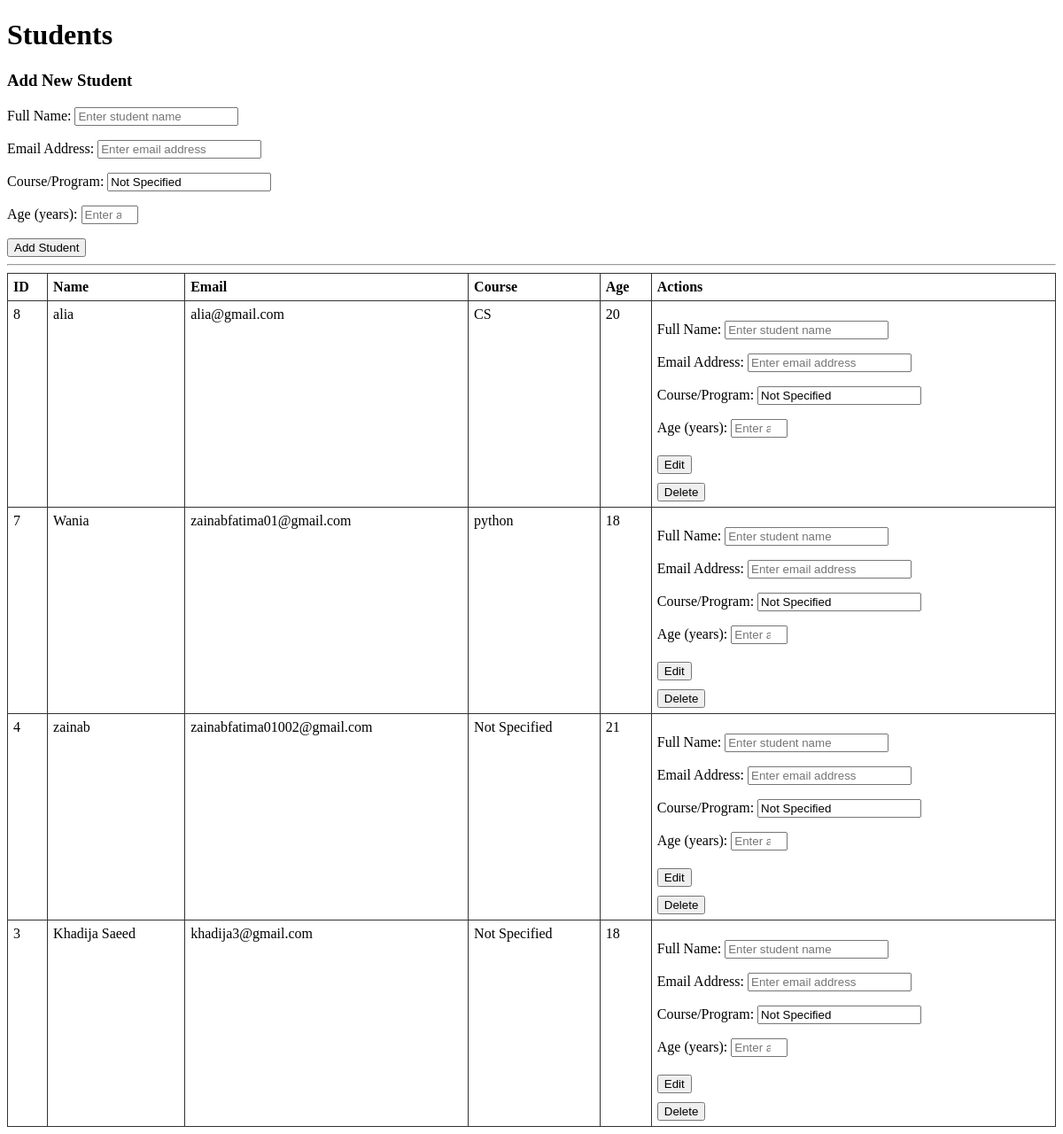
The page / on the database its author committed.
### crudapp/models.py (models this page shows, shortened)
class Student(models.Model):
    name = models.CharField(max_length=100, verbose_name="Student Name")
    email = models.EmailField(unique=True, verbose_name="Email Address")
    course = models.CharField(max_length=100, verbose_name="Course", default='Not Specified')
    age = models.IntegerField(verbose_name="Age")
    created_at = models.DateTimeField(auto_now_add=True, null=True, blank=True)
    updated_at = models.DateTimeField(auto_now=True, null=True, blank=True)
    class Meta:
        ordering = ['-id']
        verbose_name = "Student"
        verbose_name_plural = "Students"

### crudapp/views.py (the view)
# urls.py: path('', CRUDView.as_view(), name='student_crud'),
class CRUDView(StudentCRUDView):
    model = Student
    form_class = StudentForm
    list_template = 'students/student_list.html'

### crudapp/forms.py (shortened to what this page needs)
class StudentForm(forms.ModelForm):
    class Meta:
        model = Student
        fields = ['name', 'email', 'course', 'age']
        widgets = {
            'name': forms.TextInput(attrs={
                'placeholder': 'Enter student name',
                'required': True
            }),
            'email': forms.EmailInput(attrs={
                'placeholder': 'Enter email address',
                'required': True
            }),
            'course': forms.TextInput(attrs={
                'placeholder': 'Enter course name',
                'required': True
            }),
            'age': forms.NumberInput(attrs={
                'placeholder': 'Enter age',
                'min': 1,
                'max': 100,
                'required': True
            }),
        }
        labels = {
            'name': 'Full Name',
            'email': 'Email Address',
            'course': 'Course/Program',
            'age': 'Age (years)',
        }

### crudapp/views.py (called while the page is built, shortened)
    def get_queryset(self):
        return self.model.objects.all()

    def get(self, request, pk=None):
        objects = self.get_queryset()
        form = self.form_class()
        return render(
            request,
            self.list_template,
            {'objects': objects, 'form': form}
        )

### crudapp/templates/students/student_list.html (shortened to what this page needs)
<!DOCTYPE html>
<html lang="en">
<head>
</head>
<body>
<h1>Students</h1>
<h3>Add New Student</h3>
<form method="post">
    {{ form.as_p }}
    <button type="submit">Add Student</button>
</form>
<hr>
{% if objects %}
<table>
    <thead>
        <tr>
            <th>ID</th>
            <th>Name</th>
            <th>Email</th>
            <th>Course</th>
            <th>Age</th>
            <th>Actions</th>
        </tr>
    </thead>
    <tbody>
        {% for student in objects %}
        <tr>
            <td>{{ student.id }}</td>
            <td>{{ student.name }}</td>
            <td>{{ student.email }}</td>
            <td>{{ student.course }}</td>
            <td>{{ student.age }}</td>
            <td>
                <div class="action-forms">
                    <form method="post">
                        {{ form.as_p }}
                        <button type="submit">Edit</button>
                    </form>
                    <form method="post" onsubmit="return confirm('Delete this student?');">
                        <button type="submit">Delete</button>
                    </form>
                </div>
            </td>
        </tr>
        {% endfor %}
    </tbody>
</table>
{% else %}
<p>No students found.</p>
{% endif %}
</body>
</html>

### crudapp/templates/students/student_list.html (style rules this page uses)
table { border-collapse: collapse; width: 100%; }
th, td { border: 1px solid #333; padding: 6px; text-align: left; vertical-align: top; }
.action-forms { display: flex; flex-direction: column; gap: 6px; }
.action-forms form button { margin-top: 4px; }

### rows shown on the page
Student: id "8", name "alia", email "alia@gmail.com", course "CS", age "20", course "Not Specified"
Student: id "7", name "Wania", email "zainabfatima01@gmail.com", course "python", age "18", course "Not Specified"
Student: id "4", name "zainab", email "zainabfatima01002@gmail.com", course "Not Specified", age "21"
Student: id "3", name "Khadija Saeed", email "khadija3@gmail.com", course "Not Specified", age "18"
